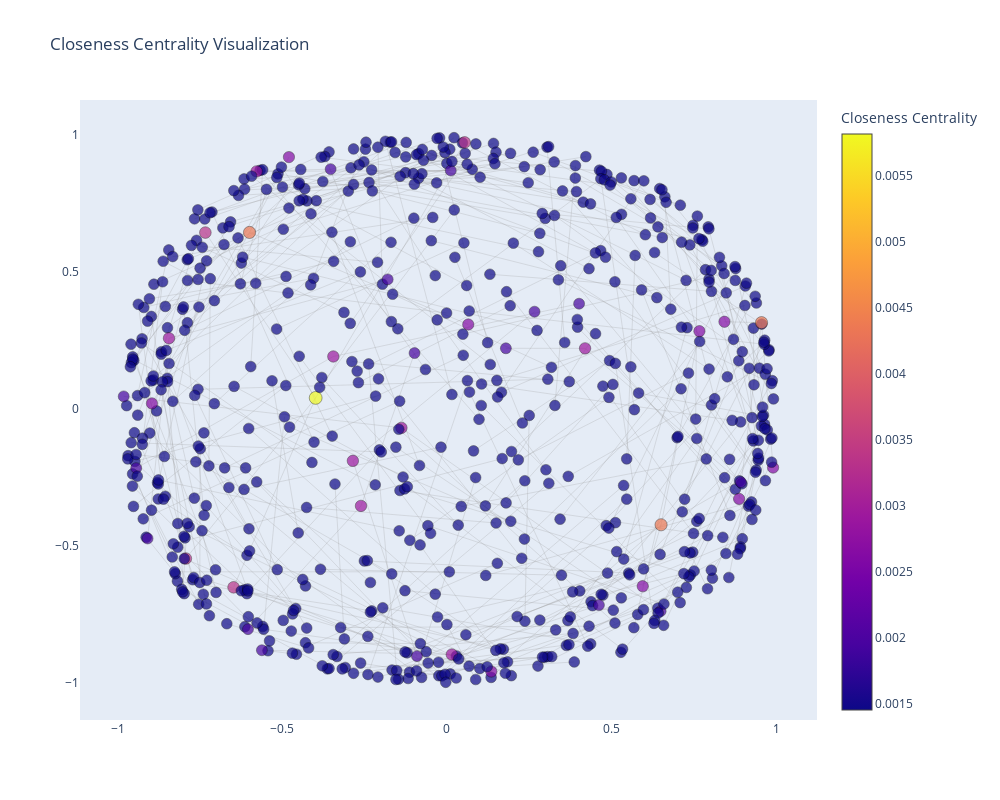

The code cell stored with this chart in its notebook:
### Markdown cell above
Closeness centrality

### Code cell
# Calculate Closeness Centrality
closeness_centrality = nx.closeness_centrality(G)

# Node Colors and Sizes based on Closeness Centrality
node_colors = [closeness_centrality[node] for node in G.nodes()]
node_sizes = [500 * closeness_centrality[node] + 10 for node in G.nodes()]

node_trace.marker.color = node_colors
node_trace.marker.size = node_sizes
node_trace.marker.colorscale = 'Plasma'
node_trace.marker.colorbar.title = "Closeness Centrality"
node_trace.text = [f'{node}: {closeness_centrality[node]:.4f}' for node in G.nodes()]

fig = go.Figure()
fig.add_trace(edge_trace)
fig.add_trace(node_trace)
# Adjust layout size for better readability
fig.update_layout(
    title='Closeness Centrality Visualization',
    width=1000,  # Increase the width
    height=800,  # Increase the height
    showlegend=False,
    hovermode='closest',
    xaxis=dict(showgrid=False, zeroline=False),
    yaxis=dict(showgrid=False, zeroline=False),
)
fig.show()

### Figure 1 — Plotly figure (JSON) as saved in the notebook; plotly's stock layout.template omitted (floating-point values rounded to 4 significant figures; data arrays with more than 128 entries replaced by an {"elided": "..."} marker saying what was removed)
{"data": [{"hoverinfo": "none", "line": {"color": "rgba(150,150,150,0.5)", "width": 0.5}, "mode": "lines", "type": "scatter", "x": {"elided": "1059 float values"}, "y": {"elided": "1059 float values"}}, {"hoverinfo": "text", "marker": {"color": {"elided": "689 float values"}, "colorbar": {"title": {"text": "Closeness Centrality"}}, "colorscale": [[0, "#0d0887"], [0.1111, "#46039f"], [0.2222, "#7201a8"], [0.3333, "#9c179e"], [0.4444, "#bd3786"], [0.5556, "#d8576b"], [0.6667, "#ed7953"], [0.7778, "#fb9f3a"], [0.8889, "#fdca26"], [1, "#f0f921"]], "line": {"color": "black", "width": 0.5}, "size": {"elided": "689 float values"}}, "mode": "markers", "text": {"elided": "689 str values"}, "type": "scatter", "x": {"elided": "689 float values"}, "y": {"elided": "689 float values"}}], "layout": {"height": 800, "hovermode": "closest", "showlegend": false, "title": {"text": "Closeness Centrality Visualization"}, "width": 1000, "xaxis": {"showgrid": false, "zeroline": false}, "yaxis": {"showgrid": false, "zeroline": false}}}
